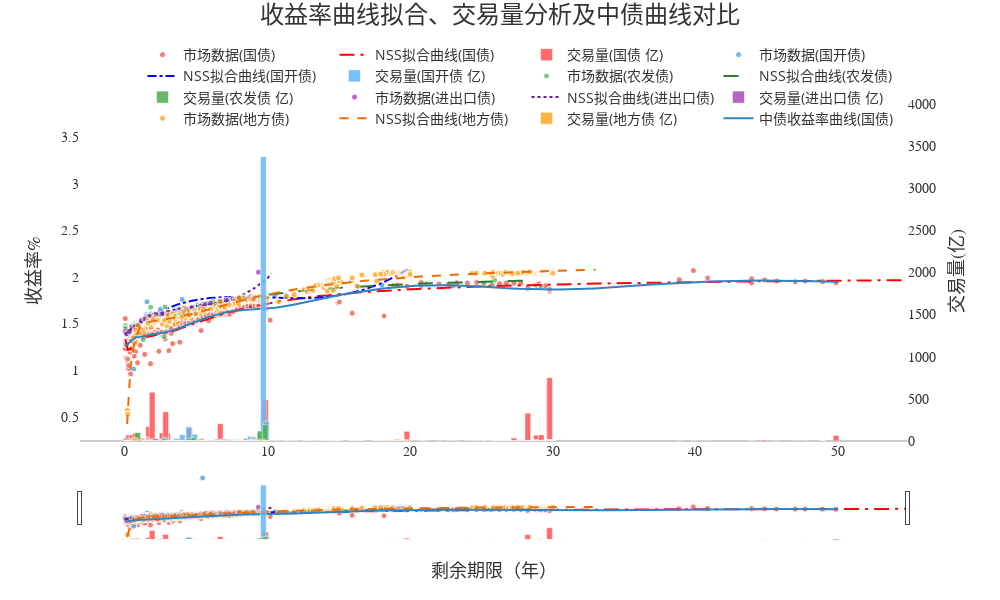

Notebook code cell kept with this figure:
### Code cell
fig.show()

### Figure 1 — Plotly figure (JSON) as saved in the notebook; plotly's stock layout.template omitted (floating-point values rounded to 4 significant figures; data arrays with more than 128 entries replaced by an {"elided": "..."} marker saying what was removed)
{"data": [{"customdata": {"elided": "203x4 mixed values"}, "hovertemplate": "<b>债券代码: %{customdata[0]}</b><br>剩余期限: %{x:.2f}年<br>收益率: %{y:.2f}%<br>久期: %{customdata[1]:.2f}<br>修正久期: %{customdata[2]:.2f}<br>凸性: %{customdata[3]:.2f}<br><extra></extra>", "marker": {"color": "#E74C3C", "line": {"color": "white", "width": 1}, "size": 6}, "mode": "markers", "name": "市场数据(国债)", "opacity": 0.7, "type": "scatter", "x": {"elided": "203 float values"}, "xaxis": "x", "y": {"elided": "203 float values"}, "yaxis": "y"}, {"hovertemplate": "国债 拟合曲线: %{y:.4f}<extra></extra>", "line": {"color": "#FF0000", "dash": "longdashdot", "width": 2}, "mode": "lines", "name": "NSS拟合曲线(国债)", "type": "scatter", "x": {"elided": "300 float values"}, "xaxis": "x", "y": {"elided": "300 float values"}, "yaxis": "y"}, {"customdata": {"elided": "203x4 mixed values"}, "hovertemplate": "交易量(亿): %{y:.2f}<extra></extra>", "marker": {"color": "#FF5252"}, "name": "交易量(国债 亿)", "opacity": 0.85, "type": "bar", "width": 0.4, "x": {"elided": "203 float values"}, "xaxis": "x", "y": {"elided": "203 float values"}, "yaxis": "y2"}, {"customdata": {"elided": "75x4 mixed values"}, "hovertemplate": "<b>债券代码: %{customdata[0]}</b><br>剩余期限: %{x:.2f}年<br>收益率: %{y:.2f}%<br>久期: %{customdata[1]:.2f}<br>修正久期: %{customdata[2]:.2f}<br>凸性: %{customdata[3]:.2f}<br><extra></extra>", "marker": {"color": "#3498DB", "line": {"color": "white", "width": 1}, "size": 6}, "mode": "markers", "name": "市场数据(国开债)", "opacity": 0.7, "type": "scatter", "x": [3.748, 1.553, 0.6247, 11.29, 4.485, 18.02, 5.482, 1.74, 2.132, 2.584, 6.584, 0.474, 0.4932, 4.668, 0.1534, 10.53, 0.7205, 1.11, 1.734, 2.107, 2.57, 2.973, 0.6164, 3.482, 1.077, 3.847, 4.181, 1.499, 4.649, 4.923, 5.263, 5.455, 0.6301, 5.625, 1.153, 3.066, 5.893, 6.162, 16.32, 0.2548, 1.611, 6.507, 0.1096, 1.918, 6.767, 7.005, 7.274, 0.4904, 2.49, 7.638, 0.9726, 2.858, 7.849, 8.156, 0.2521, 1.474, 3.605, 1.137, 8.482, 4.022, 8.805, 1.501, 9.008, 4.016, 0.4767, 1.866, 4.477, 9.468, 0.7123, 4.91, 9.712, 1.822, 2.488, 9.923, 0.3205], "xaxis": "x", "y": [1.619, 1.734, 1.012, 1.802, 1.66, 1.912, 1.71, 1.58, 1.6, 1.603, 1.735, 1.47, 1.47, 1.639, 1.405, 1.8, 1.5, 1.53, 1.585, 1.594, 1.61, 1.599, 1.475, 1.641, 1.51, 1.66, 1.66, 1.545, 1.665, 1.67, 1.677, 3.674, 1.465, 1.69, 1.518, 1.61, 1.71, 1.705, 1.893, 1.4, 1.565, 1.72, 1.41, 1.558, 1.725, 1.728, 1.742, 1.47, 1.59, 1.75, 1.478, 1.583, 1.75, 1.76, 1.41, 1.55, 1.611, 1.525, 1.762, 1.6, 1.762, 1.596, 1.767, 1.758, 1.443, 1.57, 1.604, 1.75, 1.475, 1.603, 1.735, 1.603, 1.652, 1.717, 1.4], "yaxis": "y"}, {"hovertemplate": "国开债 拟合曲线: %{y:.4f}<extra></extra>", "line": {"color": "#0000FF", "dash": "dashdot", "width": 2}, "mode": "lines", "name": "NSS拟合曲线(国开债)", "type": "scatter", "x": {"elided": "300 float values"}, "xaxis": "x", "y": {"elided": "300 float values"}, "yaxis": "y"}, {"customdata": {"elided": "75x4 mixed values"}, "hovertemplate": "交易量(亿): %{y:.2f}<extra></extra>", "marker": {"color": "#64B5F6"}, "name": "交易量(国开债 亿)", "opacity": 0.85, "type": "bar", "width": 0.4, "x": [3.748, 1.553, 0.6247, 11.29, 4.485, 18.02, 5.482, 1.74, 2.132, 2.584, 6.584, 0.474, 0.4932, 4.668, 0.1534, 10.53, 0.7205, 1.11, 1.734, 2.107, 2.57, 2.973, 0.6164, 3.482, 1.077, 3.847, 4.181, 1.499, 4.649, 4.923, 5.263, 5.455, 0.6301, 5.625, 1.153, 3.066, 5.893, 6.162, 16.32, 0.2548, 1.611, 6.507, 0.1096, 1.918, 6.767, 7.005, 7.274, 0.4904, 2.49, 7.638, 0.9726, 2.858, 7.849, 8.156, 0.2521, 1.474, 3.605, 1.137, 8.482, 4.022, 8.805, 1.501, 9.008, 4.016, 0.4767, 1.866, 4.477, 9.468, 0.7123, 4.91, 9.712, 1.822, 2.488, 9.923, 0.3205], "xaxis": "x", "y": [0.0053, 0.01, 0.505, 0.1, 2.6, 4.815, 1.6, 25.9, 9.9, 7.614, 3.0, 1.8, 3.5, 0.2, 3.7, 0.4, 0.4, 0.7, 3.0, 0.4, 0.4, 6.4, 6.0, 2.63, 0.5, 3.8, 17.8, 1.8, 11.6, 1.8, 1.1, 1.2, 2.5, 10.2, 2.0, 2.8, 9.6, 4.5, 2.6, 1.1, 5.0, 23.4, 5.7, 21.6, 15.0, 23.0, 9.7, 14.6, 16.0, 12.94, 13.6, 46.1, 17.3, 0.5, 0.4, 4.4, 28.4, 9.3, 31.72, 75.3, 56.41, 7.0, 47.1, 1.0, 28.0, 6.4, 168.2, 99.4, 33.8, 80.4, 3370.0, 0.1, 15.0, 233.0, 0.2], "yaxis": "y2"}, {"customdata": {"elided": "62x4 mixed values"}, "hovertemplate": "<b>债券代码: %{customdata[0]}</b><br>剩余期限: %{x:.2f}年<br>收益率: %{y:.2f}%<br>久期: %{customdata[1]:.2f}<br>修正久期: %{customdata[2]:.2f}<br>凸性: %{customdata[3]:.2f}<br><extra></extra>", "marker": {"color": "#4CAF50", "line": {"color": "white", "width": 1}, "size": 6}, "mode": "markers", "name": "市场数据(农发债)", "opacity": 0.7, "type": "scatter", "x": [4.071, 5.129, 0.1096, 0.3781, 0.8685, 0.6219, 5.677, 0.8685, 6.156, 1.079, 1.348, 1.578, 6.636, 1.808, 0.4767, 0.6164, 0.7671, 1.477, 2.819, 3.529, 3.989, 1.008, 4.753, 5.279, 0.6877, 1.071, 25.92, 1.608, 6.89, 0.03288, 2.107, 7.247, 0.3781, 1.277, 2.644, 0.6658, 0.8192, 2.893, 7.918, 1.145, 3.162, 8.263, 1.655, 3.732, 8.712, 2.019, 4.134, 8.967, 0.02466, 9.197, 0.2521, 2.748, 0.5589, 2.479, 4.479, 2.811, 9.485, 0.7315, 2.748, 4.825, 9.83, 0.9041], "xaxis": "x", "y": [1.667, 1.7, 1.41, 1.415, 1.378, 1.496, 1.71, 1.48, 1.735, 1.51, 1.555, 1.58, 1.732, 1.675, 1.47, 1.475, 1.48, 1.58, 1.61, 1.64, 1.643, 1.495, 1.675, 1.688, 1.48, 1.505, 1.965, 1.58, 1.74, 1.479, 1.598, 1.755, 1.42, 1.328, 1.605, 1.475, 1.485, 1.61, 1.772, 1.525, 1.62, 1.775, 1.575, 1.65, 1.779, 1.59, 1.665, 1.782, 1.452, 1.78, 1.41, 1.36, 1.45, 1.595, 1.652, 1.677, 1.778, 1.48, 1.603, 1.65, 1.775, 1.48], "yaxis": "y"}, {"hovertemplate": "农发债 拟合曲线: %{y:.4f}<extra></extra>", "line": {"color": "#2E7D32", "dash": "longdash", "width": 2}, "mode": "lines", "name": "NSS拟合曲线(农发债)", "type": "scatter", "x": {"elided": "300 float values"}, "xaxis": "x", "y": {"elided": "300 float values"}, "yaxis": "y"}, {"customdata": {"elided": "62x4 mixed values"}, "hovertemplate": "交易量(亿): %{y:.2f}<extra></extra>", "marker": {"color": "#4CAF50"}, "name": "交易量(农发债 亿)", "opacity": 0.85, "type": "bar", "width": 0.4, "x": [4.071, 5.129, 0.1096, 0.3781, 0.8685, 0.6219, 5.677, 0.8685, 6.156, 1.079, 1.348, 1.578, 6.636, 1.808, 0.4767, 0.6164, 0.7671, 1.477, 2.819, 3.529, 3.989, 1.008, 4.753, 5.279, 0.6877, 1.071, 25.92, 1.608, 6.89, 0.03288, 2.107, 7.247, 0.3781, 1.277, 2.644, 0.6658, 0.8192, 2.893, 7.918, 1.145, 3.162, 8.263, 1.655, 3.732, 8.712, 2.019, 4.134, 8.967, 0.02466, 9.197, 0.2521, 2.748, 0.5589, 2.479, 4.479, 2.811, 9.485, 0.7315, 2.748, 4.825, 9.83, 0.9041], "xaxis": "x", "y": [1.1, 1.1, 0.4, 1.1, 0.3, 0.72, 2.8, 3.6, 4.08, 8.4, 1.9, 5.8, 0.44, 4.2, 0.3, 1.0, 0.3, 2.0, 1.6, 0.5, 0.1, 3.2, 11.9, 12.1, 1.6, 5.3, 3.5, 2.0, 4.6, 0.2, 3.2, 15.0, 0.1, 0.0096, 0.6, 1.5, 0.6, 2.0, 1.5, 10.5, 1.0, 3.8, 13.7, 3.2, 6.07, 19.7, 10.4, 8.0, 19.5, 16.4, 8.2, 0.02, 16.3, 11.9, 28.11, 0.9, 119.1, 28.7, 29.4, 38.6, 192.5, 99.2], "yaxis": "y2"}, {"customdata": {"elided": "40x4 mixed values"}, "hovertemplate": "<b>债券代码: %{customdata[0]}</b><br>剩余期限: %{x:.2f}年<br>收益率: %{y:.2f}%<br>久期: %{customdata[1]:.2f}<br>修正久期: %{customdata[2]:.2f}<br>凸性: %{customdata[3]:.2f}<br><extra></extra>", "marker": {"color": "#9C27B0", "line": {"color": "white", "width": 1}, "size": 6}, "mode": "markers", "name": "市场数据(进出口债)", "opacity": 0.7, "type": "scatter", "x": [9.364, 5.833, 1.975, 0.1671, 0.6055, 3.844, 1.611, 4.685, 5.337, 0.8274, 6.0, 1.534, 6.652, 7.093, 1.921, 0.7452, 2.562, 7.581, 7.975, 0.3096, 1.244, 3.052, 0.6712, 1.74, 5.616, 0.01644, 0.1123, 8.74, 0.4822, 9.085, 1.175, 2.162, 0.3233, 4.315, 1.4, 0.4959, 2.641, 0.6877, 0.9178, 2.986], "xaxis": "x", "y": [2.05, 1.718, 1.597, 1.382, 1.482, 1.647, 1.575, 1.67, 1.69, 1.48, 1.72, 1.57, 1.742, 1.752, 1.585, 1.47, 1.605, 1.762, 1.768, 1.42, 1.54, 1.62, 1.475, 1.58, 1.705, 1.413, 1.39, 1.778, 1.47, 1.778, 1.535, 1.6, 1.415, 1.653, 1.55, 1.465, 1.604, 1.465, 1.48, 1.607], "yaxis": "y"}, {"hovertemplate": "进出口债 拟合曲线: %{y:.4f}<extra></extra>", "line": {"color": "#6A1B9A", "dash": "dot", "width": 2}, "mode": "lines", "name": "NSS拟合曲线(进出口债)", "type": "scatter", "x": {"elided": "300 float values"}, "xaxis": "x", "y": {"elided": "300 float values"}, "yaxis": "y"}, {"customdata": {"elided": "40x4 mixed values"}, "hovertemplate": "交易量(亿): %{y:.2f}<extra></extra>", "marker": {"color": "#AB47BC"}, "name": "交易量(进出口债 亿)", "opacity": 0.85, "type": "bar", "width": 0.4, "x": [9.364, 5.833, 1.975, 0.1671, 0.6055, 3.844, 1.611, 4.685, 5.337, 0.8274, 6.0, 1.534, 6.652, 7.093, 1.921, 0.7452, 2.562, 7.581, 7.975, 0.3096, 1.244, 3.052, 0.6712, 1.74, 5.616, 0.01644, 0.1123, 8.74, 0.4822, 9.085, 1.175, 2.162, 0.3233, 4.315, 1.4, 0.4959, 2.641, 0.6877, 0.9178, 2.986], "xaxis": "x", "y": [0.1, 2.5, 0.5, 0.6, 0.1, 1.21, 1.4, 5.7, 0.3, 0.7, 10.3, 2.3, 17.3, 9.0, 2.6, 1.3, 3.0, 5.0, 3.0, 0.9, 3.3, 11.4, 1.4, 10.7, 0.1, 4.5, 6.0, 4.2, 0.2, 12.4, 5.1, 26.3, 0.8, 3.1, 1.9, 0.5, 9.5, 25.2, 1.4, 3.5], "yaxis": "y2"}, {"customdata": {"elided": "466x4 mixed values"}, "hovertemplate": "<b>债券代码: %{customdata[0]}</b><br>剩余期限: %{x:.2f}年<br>收益率: %{y:.2f}%<br>久期: %{customdata[1]:.2f}<br>修正久期: %{customdata[2]:.2f}<br>凸性: %{customdata[3]:.2f}<br><extra></extra>", "marker": {"color": "#FF9800", "line": {"color": "white", "width": 1}, "size": 6}, "mode": "markers", "name": "市场数据(地方债)", "opacity": 0.7, "type": "scatter", "x": {"elided": "466 float values"}, "xaxis": "x", "y": {"elided": "466 float values"}, "yaxis": "y"}, {"hovertemplate": "地方债 拟合曲线: %{y:.4f}<extra></extra>", "line": {"color": "#EF6C00", "dash": "dash", "width": 2}, "mode": "lines", "name": "NSS拟合曲线(地方债)", "type": "scatter", "x": {"elided": "300 float values"}, "xaxis": "x", "y": {"elided": "300 float values"}, "yaxis": "y"}, {"customdata": {"elided": "466x4 mixed values"}, "hovertemplate": "交易量(亿): %{y:.2f}<extra></extra>", "marker": {"color": "#FFA726"}, "name": "交易量(地方债 亿)", "opacity": 0.85, "type": "bar", "width": 0.4, "x": {"elided": "466 float values"}, "xaxis": "x", "y": {"elided": "466 float values"}, "yaxis": "y2"}, {"hovertemplate": "中债收益率(国债): %{y:.4f}<extra></extra>", "line": {"color": "#2E86C1", "dash": "solid", "width": 2}, "mode": "lines", "name": "中债收益率曲线(国债)", "type": "scatter", "x": {"elided": "200 float values"}, "xaxis": "x", "y": {"elided": "200 float values"}, "yaxis": "y"}], "layout": {"height": 600, "hoverlabel": {"bgcolor": "rgba(255, 255, 255, 0)", "bordercolor": "rgba(0, 0, 0, 0)", "font": {"color": "#333333"}}, "hovermode": "x unified", "legend": {"bgcolor": "rgba(255,255,255,0.8)", "font": {"color": "#333333", "size": 14}, "orientation": "h", "x": 0.5, "xanchor": "center", "y": 0.9, "yanchor": "bottom"}, "margin": {"b": 60, "l": 80, "r": 40, "t": 100}, "paper_bgcolor": "white", "plot_bgcolor": "white", "showlegend": true, "title": {"font": {"color": "#333333", "family": "楷体", "size": 24}, "text": "收益率曲线拟合、交易量分析及中债曲线对比", "x": 0.5, "xanchor": "center", "y": 0.99}, "width": 1000, "xaxis": {"anchor": "y", "domain": [0, 0.94], "rangeselector": {"bgcolor": "white", "buttons": [{"count": 1, "label": "1Y", "step": "year", "stepmode": "backward"}, {"count": 5, "label": "5Y", "step": "year", "stepmode": "backward"}, {"label": "All", "step": "all"}], "font": {"color": "#333333"}, "x": 0.65, "y": 1.15}, "rangeslider": {"bgcolor": "white", "bordercolor": "white", "thickness": 0.15, "visible": true}, "showgrid": false, "tickfont": {"color": "#333333", "family": "Times New Roman", "size": 14}, "title": {"font": {"color": "#333333", "family": "楷体", "size": 18}, "text": "剩余期限（年）"}}, "yaxis": {"anchor": "x", "domain": [0, 1], "gridcolor": "rgba(0,0,0,0.1)", "showgrid": false, "tickfont": {"color": "#333333", "family": "Times New Roman", "size": 14}, "title": {"font": {"color": "#333333", "family": "楷体", "size": 18}, "text": "收益率%"}, "zeroline": true, "zerolinecolor": "rgba(0,0,0,0.2)"}, "yaxis2": {"anchor": "x", "gridcolor": "rgba(0,0,0,0.1)", "overlaying": "y", "range": [0, 4044.0], "showgrid": false, "side": "right", "tickfont": {"color": "#333333", "family": "Times New Roman", "size": 14}, "title": {"font": {"color": "#333333", "family": "楷体", "size": 18}, "text": "交易量(亿)"}, "zeroline": true, "zerolinecolor": "rgba(0,0,0,0.2)"}}}
